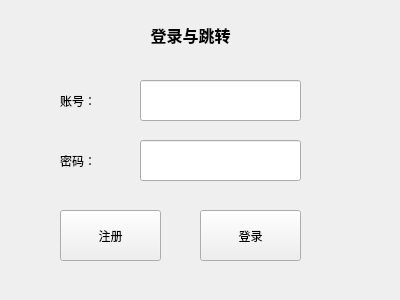
<?xml version="1.0" encoding="UTF-8"?>
<ui version="4.0">
 <class>Widget</class>
 <widget class="QWidget" name="Widget">
  <property name="geometry">
   <rect>
    <x>0</x>
    <y>0</y>
    <width>400</width>
    <height>300</height>
   </rect>
  </property>
  <property name="windowTitle">
   <string>Widget</string>
  </property>
  <widget class="QPushButton" name="btn_login">
   <property name="geometry">
    <rect>
     <x>200</x>
     <y>210</y>
     <width>101</width>
     <height>51</height>
    </rect>
   </property>
   <property name="text">
    <string>登录</string>
   </property>
   <property name="icon">
    <iconset resource="main.qrc">
     <normaloff>:/icon/login.png</normaloff>:/icon/login.png</iconset>
   </property>
  </widget>
  <widget class="QPushButton" name="btn_register">
   <property name="geometry">
    <rect>
     <x>60</x>
     <y>210</y>
     <width>101</width>
     <height>51</height>
    </rect>
   </property>
   <property name="text">
    <string>注册</string>
   </property>
   <property name="icon">
    <iconset resource="main.qrc">
     <normaloff>:/icon/register.png</normaloff>:/icon/register.png</iconset>
   </property>
  </widget>
  <widget class="QLineEdit" name="le_username">
   <property name="geometry">
    <rect>
     <x>140</x>
     <y>80</y>
     <width>161</width>
     <height>41</height>
    </rect>
   </property>
  </widget>
  <widget class="QLineEdit" name="le_password">
   <property name="geometry">
    <rect>
     <x>140</x>
     <y>140</y>
     <width>161</width>
     <height>41</height>
    </rect>
   </property>
  </widget>
  <widget class="QLabel" name="label">
   <property name="geometry">
    <rect>
     <x>60</x>
     <y>80</y>
     <width>61</width>
     <height>41</height>
    </rect>
   </property>
   <property name="text">
    <string>账号：</string>
   </property>
  </widget>
  <widget class="QLabel" name="label_2">
   <property name="geometry">
    <rect>
     <x>60</x>
     <y>140</y>
     <width>61</width>
     <height>41</height>
    </rect>
   </property>
   <property name="text">
    <string>密码：</string>
   </property>
  </widget>
  <widget class="QLabel" name="label_3">
   <property name="geometry">
    <rect>
     <x>140</x>
     <y>20</y>
     <width>101</width>
     <height>31</height>
    </rect>
   </property>
   <property name="text">
    <string>&lt;html&gt;&lt;head/&gt;&lt;body&gt;&lt;p align=&quot;center&quot;&gt;&lt;span style=&quot; font-size:12pt; font-weight:600;&quot;&gt;登录与跳转&lt;/span&gt;&lt;/p&gt;&lt;/body&gt;&lt;/html&gt;</string>
   </property>
  </widget>
 </widget>
 <layoutdefault spacing="6" margin="11"/>
 <resources>
  <include location="main.qrc"/>
 </resources>
 <connections/>
</ui>
